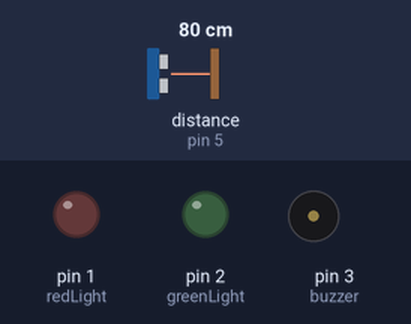
The sketch below on a simulated Arduino Uno, built with avr-gcc and run on an emulated ATmega328P. Parts: output pins drawn as LEDs (lit = HIGH), buzzer (waves = sounding). Wiring (inferred from the names in the program): ultrasonic range finder: trigger pin 4; echo pin 5. Inputs (shaded band) come from the test bench; at power-on: distance to the obstacle (sensor on pin 5) 80 cm. The echo pulse lasts 58.3 µs per cm; random numbers use the default seed unless the sketch sets one; pins used as bus, display or sensor lines are not drawn.

Above: at 0.1 s.
At 18.55 s:
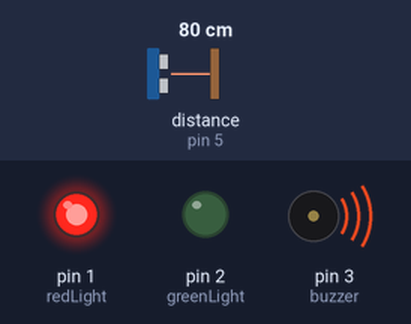
At 39.15 s:
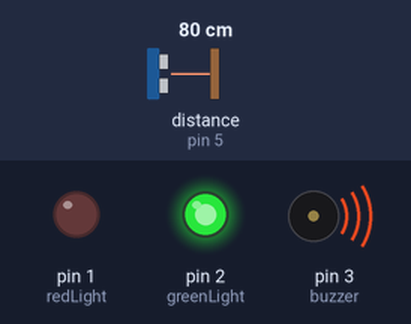
Timing chart, 0 to 40.0 s (numbered marks = the images above):
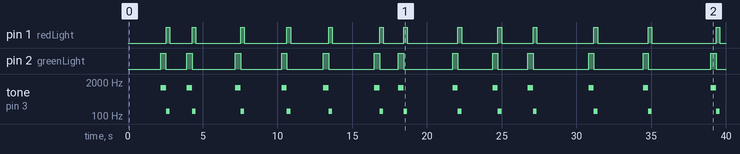

Measured:
- by itself, pin 1 (redLight): LOW → HIGH at 2.5 s, → LOW 0.25 s later, → HIGH 1.5 s later, → LOW 0.25 s later, … (26 changes in this stretch)
- by itself, pin 2 (greenLight): LOW → HIGH at 2.2 s, → LOW 0.35 s later, → HIGH 1.4 s later, → LOW 0.35 s later, … (26 changes in this stretch)
- by itself, tone on pin 3 (buzzer): plays 1200 Hz for 0.35 s, 150 Hz for 0.25 s, 1200 Hz for 0.35 s, 150 Hz for 0.25 s, 1200 Hz for 0.35 s, 150 Hz for 0.25 s … (26 notes in this stretch)

The sketch:

BoxingScriptWokwi.ino
```cpp
// concrete stuff...

const int redLight = 1;
const int greenLight = 2;

const int buzzer = 3;

const int trigPin = 4;
const int echoPin = 5;

// states...

unsigned long tempsPhase = 0;
unsigned long prochainCoup = 0;

enum Etat {REPOS, ATTACK, TOUCHE};

Etat etatActuel = REPOS;

void setup() {
  // put your setup code here, to run once:
pinMode(redLight, OUTPUT);
pinMode(greenLight, OUTPUT);

pinMode(buzzer, OUTPUT);

pinMode(trigPin, OUTPUT);
pinMode(echoPin, INPUT);

randomSeed(analogRead(A0));

prochainCoup = millis() + random(1000,4000);

}

void loop() {
  // put your main code here, to run repeatedly:
unsigned long maintenant = millis();
int distance = lireDistance();

switch (etatActuel) {

case REPOS:

if(maintenant >= prochainCoup){

  digitalWrite(greenLight, HIGH);
  tone(buzzer, 1200);

  tempsPhase = maintenant;
  etatActuel = ATTACK;

}

break;

case ATTACK:

if (maintenant - tempsPhase >= 350){

digitalWrite(greenLight, LOW);
noTone(buzzer);


if (distance <= 200){

  digitalWrite(redLight, HIGH);
  tone(buzzer, 150);

  etatActuel = TOUCHE;

 }else{

  preparerProchainCoup();

}
}

break;

case TOUCHE:

if (maintenant - tempsPhase >= 600){

  digitalWrite(redLight, LOW);
  noTone(buzzer);

  preparerProchainCoup();

}

break;

}
}
//functions...

int lireDistance(){ //1st function...

  digitalWrite(trigPin, LOW);
  delayMicroseconds(2);
  digitalWrite(trigPin, HIGH);
  delayMicroseconds(10);
  digitalWrite(trigPin, LOW);

  unsigned long duree = pulseIn(echoPin, HIGH, 25000);

  if (duree == 0) return 999;

 return duree * 0.034 / 2;

}


void preparerProchainCoup(){

prochainCoup = millis() + random(1000,4000);

etatActuel = REPOS;

}


//here is the link of the entire project you can acces into the WOKWI website : https://wokwi.com/projects/468268032513247233
```
